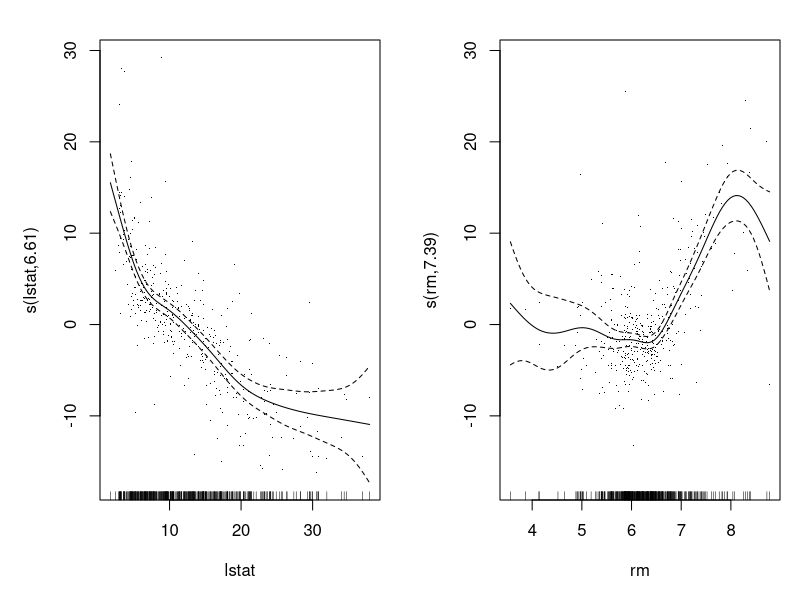
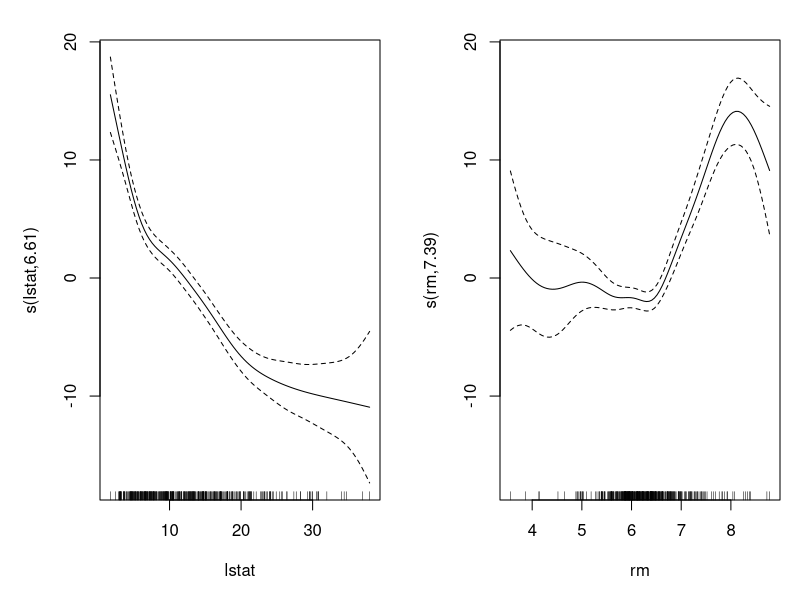
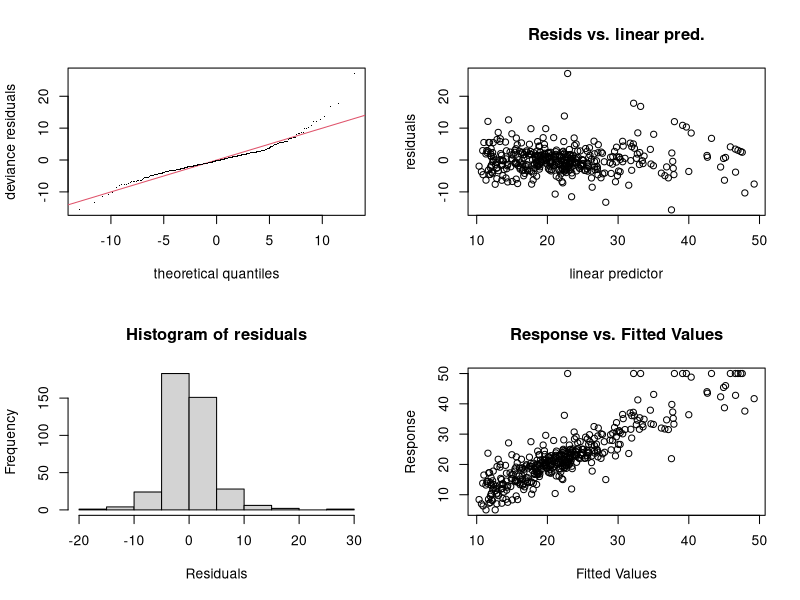
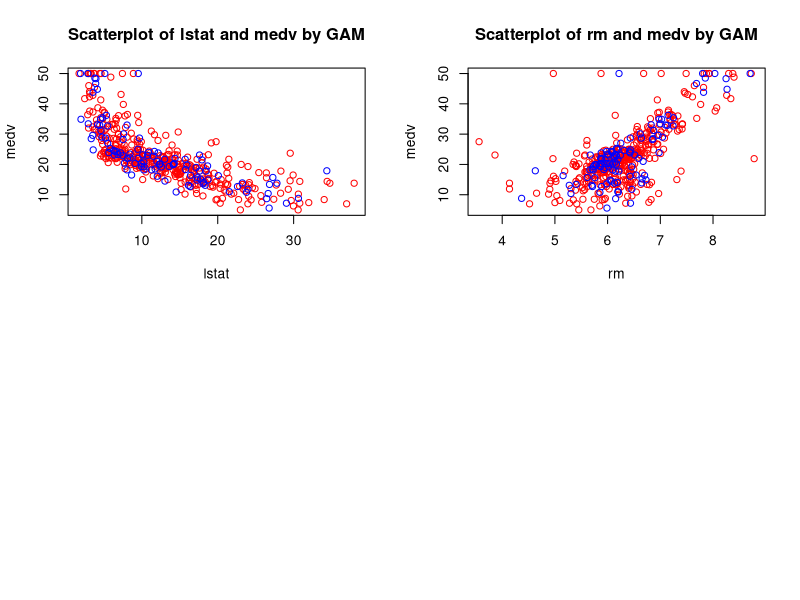

These charts were generated, in order, by the following R code: (Note: this script raises an error after producing the figures.)
rm(list=ls())
library(MASS)
library(mgcv)
library(splines)
data = Boston
attach(data)

X = data[,c('lstat','rm')]
Y = data$medv

train_index = sample(1:506,size = 400)
train = data[train_index,]
test = data[-train_index,]
X_train = train$lstat
X_test = test$lstat
y_train = train$medv
y_test = test$medv
b=gam(medv~s(lstat)+s(rm),data=train)
par(mfrow=c(2,2))
plot(b,pages=1,residuals=TRUE)  ## show partial residuals
plot(b,pages=1,seWithMean=TRUE) ## `with intercept' CIs

gam.check(b)

model1 = b
pred = predict(model1,newdata = test)
plot(train$lstat,train$medv,col='Red',xlab = 'lstat',ylab='medv',main = 'Scatterplot of lstat and medv by GAM')
points(test$lstat,test$medv,col='blue')

plot(train$rm,train$medv,col='Red',xlab = 'rm',ylab='medv',main = 'Scatterplot of rm and medv by GAM')
points(test$rm,test$medv,col='blue')
nd_l=seq(min(lstat),max(lstat),length.out=200)
nd_r=seq(min(rm),max(rm),length.out=200)
pred_nd = predict(model1,newdata = data.frame(lstat=nd,rm=nd_r))
lines(nd,pred_nd)
points(X_test,pred,col='green')